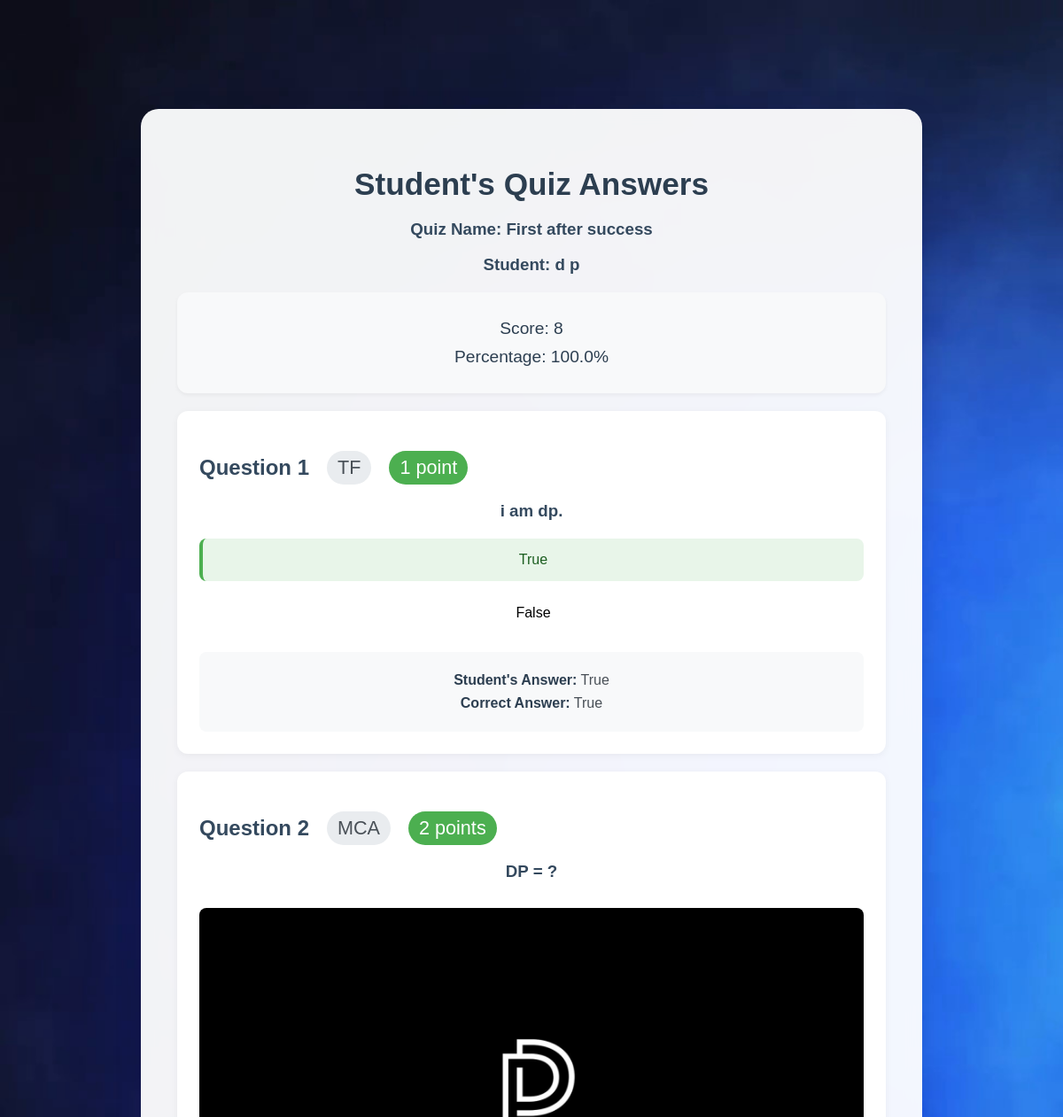
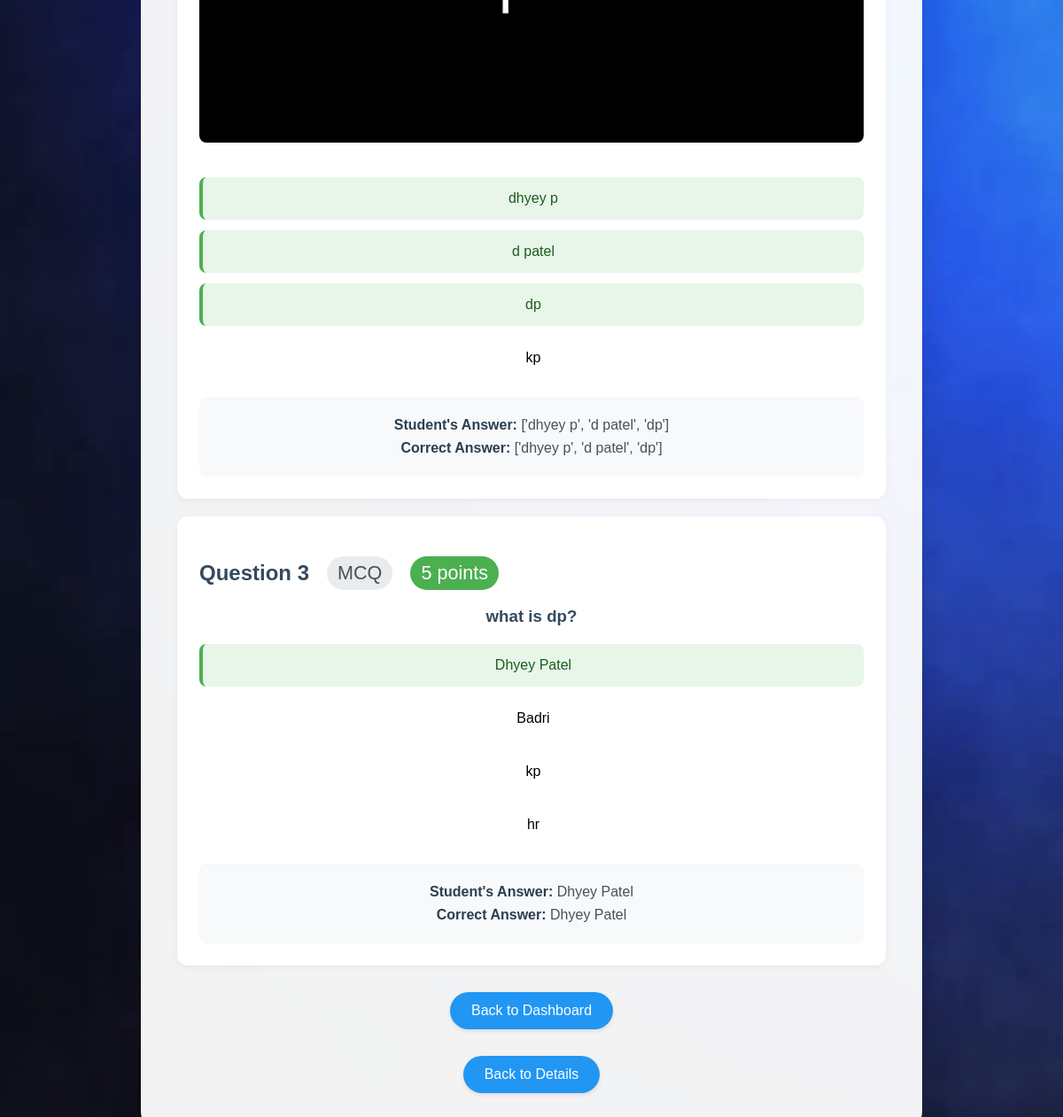
The app's page /q/result/1/view_answers/ (signed in) with its own data (2 pictures, top to bottom).
### q/models.py (models this page shows, shortened)
class Quiz(models.Model):
    title = models.CharField(max_length=255)
    pdf = models.FileField(upload_to='pdfs/', null=True, blank=True)
    code = models.IntegerField(unique=True, editable=False, null=True, blank=True)
    host = models.ForeignKey(User, on_delete=models.CASCADE)
    created_at = models.DateTimeField(auto_now_add=True)
    show_results_to_student = models.BooleanField(default=True)  # Show results or not
    duration = models.IntegerField(default=2)  # Duration in minutes
    is_active = models.BooleanField(default=True)  # Whether the quiz is active or not

class QuizResult(models.Model):
    quiz = models.ForeignKey(Quiz, related_name='results', on_delete=models.CASCADE)
    user = models.ForeignKey(User, on_delete=models.CASCADE)
    score = models.IntegerField()
    total_points = models.IntegerField(default=0)
    percentage = models.DecimalField(max_digits=5, decimal_places=2, default=0)
    submitted_at = models.DateTimeField(auto_now_add=True)
    class Meta:
        ordering = ['-submitted_at']  # Most recent results first

class Question(models.Model):
    QUESTION_TYPES = (
        ('MCQ', 'Multiple Choice (Single Answer)'),
        ('MCA', 'Multiple Choice (Multiple Answers)'),
        ('TF', 'True/False'),
    )
    quiz = models.ForeignKey(Quiz, related_name='questions', on_delete=models.CASCADE)
    question_text = models.TextField()
    question_type = models.CharField(max_length=3, choices=QUESTION_TYPES, default='MCQ')
    option1 = models.CharField(max_length=255, blank=True, null=True)
    option2 = models.CharField(max_length=255, blank=True, null=True)
    option3 = models.CharField(max_length=255, blank=True, null=True)
    option4 = models.CharField(max_length=255, blank=True, null=True)
    correct_option = models.CharField(max_length=255)
    image_loc = models.CharField(max_length=255, blank=True, null=True)
    images = models.ImageField(upload_to='questions/', null=True, blank=True)
    points = models.IntegerField(default=1)

class StudentAnswer(models.Model):
    quiz_result = models.ForeignKey(QuizResult, related_name='student_answers', on_delete=models.CASCADE)
    question = models.ForeignKey(Question, on_delete=models.CASCADE)
    user_answer = models.CharField(max_length=255, blank=True, null=True)
    correct_answer = models.CharField(max_length=255)

### login/models.py (models this page shows, shortened)
class User(AbstractBaseUser, PermissionsMixin):
    email = models.EmailField(unique=True)
    first_name = models.CharField(max_length=50)
    last_name = models.CharField(max_length=50)
    is_student = models.BooleanField(default=False)
    is_teacher = models.BooleanField(default=False)
    is_verified = models.BooleanField(default=False)
    otp = models.CharField(max_length=6, blank=True, null=True)
    prn = models.CharField(max_length=20, blank=True, null=True)
    is_staff = models.BooleanField(default=False)
    is_active = models.BooleanField(default=True)
    profile_picture = models.ImageField(upload_to='profile_pics/', blank=True, null=True)
    GENDER_CHOICES = [
        ('Male', 'Male'),
        ('Female', 'Female'),
        ('Other', 'Other'),
    ]
    gender = models.CharField(max_length=10, choices=GENDER_CHOICES, default='Male')
    location = models.CharField(max_length=100, blank=True, null=True)
    date_joined = models.DateTimeField(auto_now_add=True)
    USERNAME_FIELD = 'email'
    REQUIRED_FIELDS = ['first_name', 'last_name']
    objects = CustomUserManager()
    groups = models.ManyToManyField(
        'auth.Group',
        related_name='custom_user_set',
        blank=True,
        help_text='The groups this user belongs to. A user will get all permissions granted to each of their groups.',
        verbose_name='groups',
    )
    user_permissions = models.ManyToManyField(
        'auth.Permission',
        related_name='custom_user_set',
        blank=True,
        help_text='Specific permissions for this user.',
        verbose_name='user permissions',
    )

### q/views.py (the view)
# urls.py: path('result/<int:result_id>/view_answers/', views.view_student_answers, name='view_student_answers'),
@login_required
def view_student_answers(request, result_id):
    if not request.user.is_teacher:
        return HttpResponseForbidden("You are not allowed to access this page.")
    quiz_result = get_object_or_404(QuizResult, id=result_id)
    quiz = quiz_result.quiz
    student = quiz_result.user
    total_points = quiz.questions.aggregate(total_points=Sum('points'))['total_points'] or 0
    student_answers = StudentAnswer.objects.filter(quiz_result=quiz_result)
    detailed_results = []
    total_score = 0
    for answer in student_answers:
        option_mapping = {
            'option1': answer.question.option1,
            'option2': answer.question.option2,
            'option3': answer.question.option3,
            'option4': answer.question.option4
        }
        user_answer = answer.user_answer
        correct_answer = answer.correct_answer
        if answer.question.question_type == 'MCA':
            user_answer = answer.user_answer.split(',') if answer.user_answer else []
            correct_answer = answer.correct_answer.split(',')
        if answer.question.question_type in ['MCQ', 'MCA']:
            if isinstance(user_answer, list):
                user_answer = [option_mapping.get(opt, opt) for opt in user_answer]
            else:
                user_answer = option_mapping.get(user_answer, user_answer)
            if isinstance(correct_answer, list):
                correct_answer = [option_mapping.get(opt, opt) for opt in correct_answer]
            else:
                correct_answer = option_mapping.get(correct_answer, correct_answer)
        is_correct = user_answer == correct_answer
        if is_correct:
            total_score += answer.question.points
        detailed_results.append({
            'question': answer.question.question_text,
            'question_type': answer.question.question_type,
            'img': answer.question.images,
            'img_loc': answer.question.image_loc,
            'user_answer': user_answer,
            'correct_answer': correct_answer,
            'options': option_mapping,
            'is_correct': is_correct,
            'points': answer.question.points
        })
    percentage = round((total_score / total_points * 100), 1) if total_points > 0 else 0
    return render(request, 'view_answers.html', {
        'quiz': quiz,
        'student': student,
        'result': quiz_result,
        'total': total_points,
        'percentage': percentage,
        'detailed_results': detailed_results
    })

### q/templates/view_answers.html (shortened to what this page needs)
{% load static %}
<!DOCTYPE html>
<html lang="en">
<head>
</head>
<body>
    <div class="result-container">
        <h1>Student's Quiz Answers</h1>
        <h3>Quiz Name: {{ quiz.title }}</h3>
        <h3>Student: {{ student.first_name }} {{ student.last_name }}</h3>
        <div class="details">
            <p>Score: {{ result.score }}</p>
            <p>Percentage: {{ percentage }}%</p>
        </div>
        <div class="detailed-results">
            {% for answer in detailed_results %}
            <div class="question-block">
                <div class="question-text">
                    <h2>
                        Question {{ forloop.counter }}
                        <span class="question-type">{{ answer.question_type }}</span>
                        <span class="question-points">{{ answer.points }} point{% if answer.points != 1 %}s{% endif %}</span>
                    </h2>
                    <h3>{{ answer.question }}</h3>
                    {% if answer.img %}
                        <img src="{{ answer.img.url }}" alt="Question Image">
                    {% endif %}
                </div>
                {% if answer.question_type == 'TF' %}
                    <div class="option {% if 'True' == answer.user_answer %}user-selected{% endif %}
                                    {% if 'True' == answer.correct_answer %}correct{% endif %}
                                    {% if 'True' == answer.user_answer and 'True' != answer.correct_answer %}incorrect{% endif %}">
                        True
                    </div>
                    <div class="option {% if 'False' == answer.user_answer %}user-selected{% endif %}
                                    {% if 'False' == answer.user_answer and 'False' != answer.correct_answer %}incorrect{% endif %}">
                        False
                    </div>
                {% else %}
                    {% for key, option in answer.options.items %}
                        {% if option %}
                            <div class="option
                                {% if option in answer.user_answer %}user-selected{% endif %}
                                {% if option in answer.correct_answer %}correct{% endif %}
                                {% if option in answer.user_answer and option not in answer.correct_answer %}incorrect{% endif %}">
                                {{ option }}
                            </div>
                        {% endif %}
                    {% endfor %}
                {% endif %}
                <div class="answer-summary">
                    <p><strong>Student's Answer:</strong> {{ answer.user_answer }}</p>
                    <p><strong>Correct Answer:</strong> {{ answer.correct_answer }}</p>
                </div>
            </div>
            {% endfor %}
        </div>
        <div class="actions">
            <form action="{% url 'teacher_home' %}" method="get">
                <button class="share">Back to Dashboard</button>
            </form>
        </div>
        <div class="actions">
            <form action="{% url 'quiz_view' quiz.id %}" method="get">
                <button class="share">Back to Details</button>
            </form>
        </div>
    </div>
</body>
</html>

### records on screen
Quiz: title "First after success"
User: first_name "d", last_name "p"
QuizResult: score "8"
Question: question_type "TF", question "i am dp."
StudentAnswer: user_answer "True", correct_answer "True"
Question: question_type "MCA", question "DP = ?", options "dhyey p" "d patel" "dp" "kp"
Question: question_type "MCQ", question "what is dp?", options "Dhyey Patel" "Badri" "kp" "hr", user_answer "Dhyey Patel", correct_answer "Dhyey Patel"

### other values on screen
{{ percentage }} "100.0"
{{ answer.points }} "1" "2" "5"
{{ answer.user_answer }} "['dhyey p', 'd patel', 'dp']"
{{ answer.correct_answer }} "['dhyey p', 'd patel', 'dp']"
